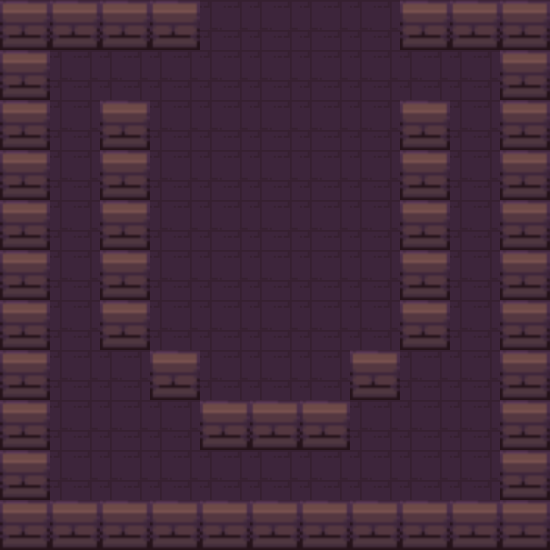

A level layout from a 2D game, rendered from its tile map. Below: a short description, then the map file with its tile-grid data intact:
An orthogonal 11x11 tile map with 50x50 px tiles, 1 tile layer (Capa de patrones 1) and 17 objects (Player, Enemy, Chest, Healing, Ending).

<map version="1.9" tiledversion="1.9.2" orientation="orthogonal" renderorder="right-down" width="11" height="11" tilewidth="50" tileheight="50" infinite="0" nextlayerid="3" nextobjectid="24">
 <tileset firstgid="1" source="dungeonTileSet1.tsx" />
 <layer id="1" name="Capa de patrones 1" width="11" height="11">
  <data encoding="csv">
1,1,1,1,2,2,2,2,1,1,1,
1,2,2,2,2,2,2,2,2,2,1,
1,2,1,2,2,2,2,2,1,2,1,
1,2,1,2,2,2,2,2,1,2,1,
1,2,1,2,2,2,2,2,1,2,1,
1,2,1,2,2,2,2,2,1,2,1,
1,2,1,2,2,2,2,2,1,2,1,
1,2,2,1,2,2,2,1,2,2,1,
1,2,2,2,1,1,1,2,2,2,1,
1,2,2,2,2,2,2,2,2,2,1,
1,1,1,1,1,1,1,1,1,1,1
</data>
 </layer>
 <objectgroup id="2" name="Capa de Objetos 1">
  <object id="2" x="100" y="101.545">
   <polygon points="0,0 50,0 50,248.455 0,248.455 0,0" />
  </object>
  <object id="4" x="400" y="350">
   <polygon points="0,0 50,0 50,-248.466 0,-248.466 0,0" />
  </object>
  <object id="5" name="Player" x="235.729" y="449.521" width="39" height="41" />
  <object id="7" x="150" y="350">
   <polygon points="0,0 50,0 50,50 0,50" />
  </object>
  <object id="8" x="350" y="350">
   <polygon points="0,0 50,0 50,50 0,50" />
  </object>
  <object id="9" x="350" y="400">
   <polygon points="0,0 0,48.9922 -150,48.9922 -150,0" />
  </object>
  <object id="10" x="400" y="0">
   <polygon points="0,0 150,0 150,50 0,50" />
  </object>
  <object id="11" x="500" y="50">
   <polygon points="0,0 0,500 50,500 50,0" />
  </object>
  <object id="13" x="50" y="500">
   <polygon points="0,0 0,-500 -50,-500 -50,0" />
  </object>
  <object id="14" x="50" y="50">
   <polygon points="0,0 0,-50 150,-50 150,0" />
  </object>
  <object id="15" name="Enemy" x="250" y="150" width="50" height="50" />
  <object id="16" name="Chest" x="181.881" y="278.586" width="37.1449" height="36.5045" />
  <object id="17" name="Healing" x="310.608" y="282.749" width="37.1449" height="36.5045" />
  <object id="18" name="Ending" x="431.882" y="444.283" width="33.9893" height="32.068" />
  <object id="21" x="0" y="500">
   <polygon points="0,0 250,0 250,50 0,50" />
  </object>
  <object id="22" x="300" y="500">
   <polygon points="0,0 200,0 200,50 0,50" />
  </object>
  <object id="23" x="250" y="500">
   <polygon points="0,0 50,0 50,50 0,50" />
  </object>
 </objectgroup>
</map>
